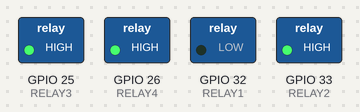
The sketch below on a simulated ESP32. On the bench: switched loads named in the sketch (green lamp = pin HIGH).

Above: at 4.5 s.
At 7.5 s:
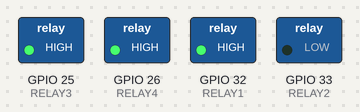
At 10.5 s:
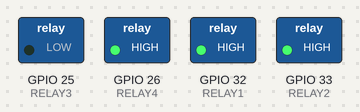
At 13.5 s:
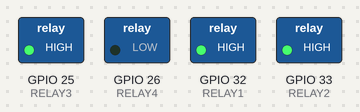
At 16.5 s:
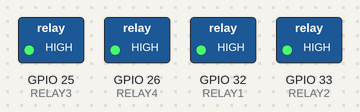
Timing chart, 0 to 22.5 s (numbered marks = the images above):
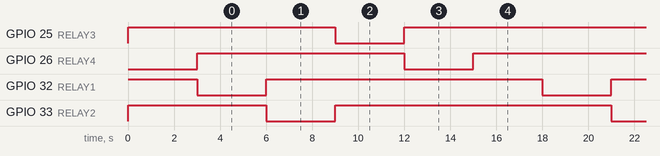

The sketch:

Pump.ino
```cpp
// CHANGE BELOW ACCORDING TO PIN CONNECTED TO ESP32
#define RELAY1 32
#define RELAY2 33
#define RELAY3 25
#define RELAY4 26

void setup() {
  pinMode(RELAY1, OUTPUT);
  pinMode(RELAY2, OUTPUT);
  pinMode(RELAY3, OUTPUT);
  pinMode(RELAY4, OUTPUT);

  // Set OFF level first to avoid glitches
  digitalWrite(RELAY1, HIGH);
  digitalWrite(RELAY2, HIGH);
  digitalWrite(RELAY3, HIGH);
  digitalWrite(RELAY4, LOW);
  delay(3000);
  digitalWrite(RELAY4, HIGH);
}

void loop() {
  digitalWrite(RELAY1, LOW);  // Pump 1 ON
  delay(3000);

  digitalWrite(RELAY1, HIGH); // Pump 1 OFF
  digitalWrite(RELAY2, LOW);  // Pump 2 ON
  delay(3000);

  digitalWrite(RELAY2, HIGH); // Pump 2 OFF
  digitalWrite(RELAY3, LOW);  // Pump 3 ON
  delay(3000);

  digitalWrite(RELAY3, HIGH); // Pump 3 OFF
  digitalWrite(RELAY4, LOW);  // Pump 4 ON
  delay(3000);

  digitalWrite(RELAY4, HIGH); // Pump 4 OFF
  delay(3000);
}
```

Measured:
- by itself, GPIO 25 (RELAY3), GPIO 26 (RELAY4), GPIO 32 (RELAY1), GPIO 33 (RELAY2): alternates HIGH for 12.0 s and LOW for 3.0 s
- by itself, everything shown: repeats every 15.0 s, in 5 steps
